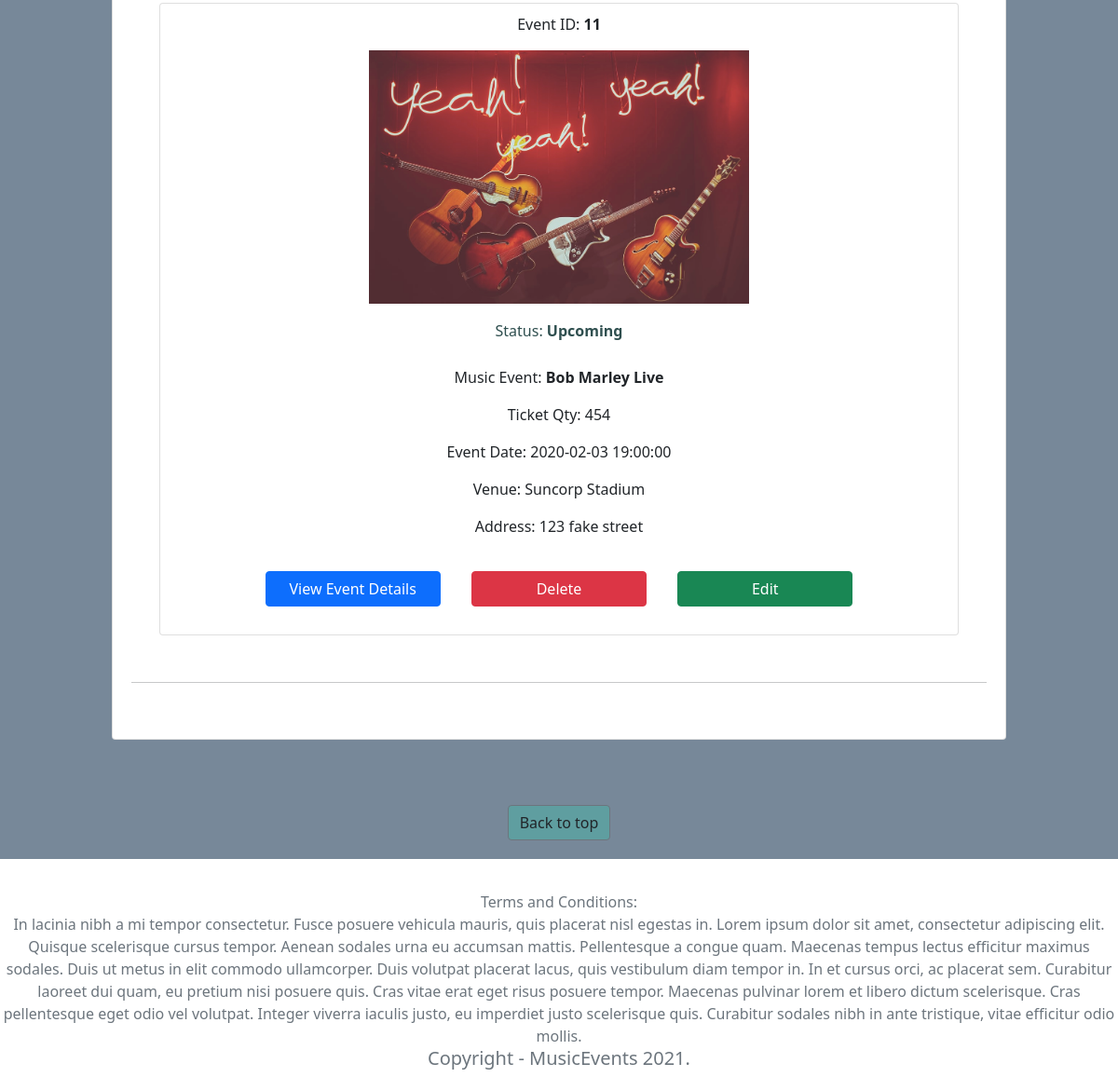
The page /events/my_events (signed in, lower part) on the database as committed earlier.
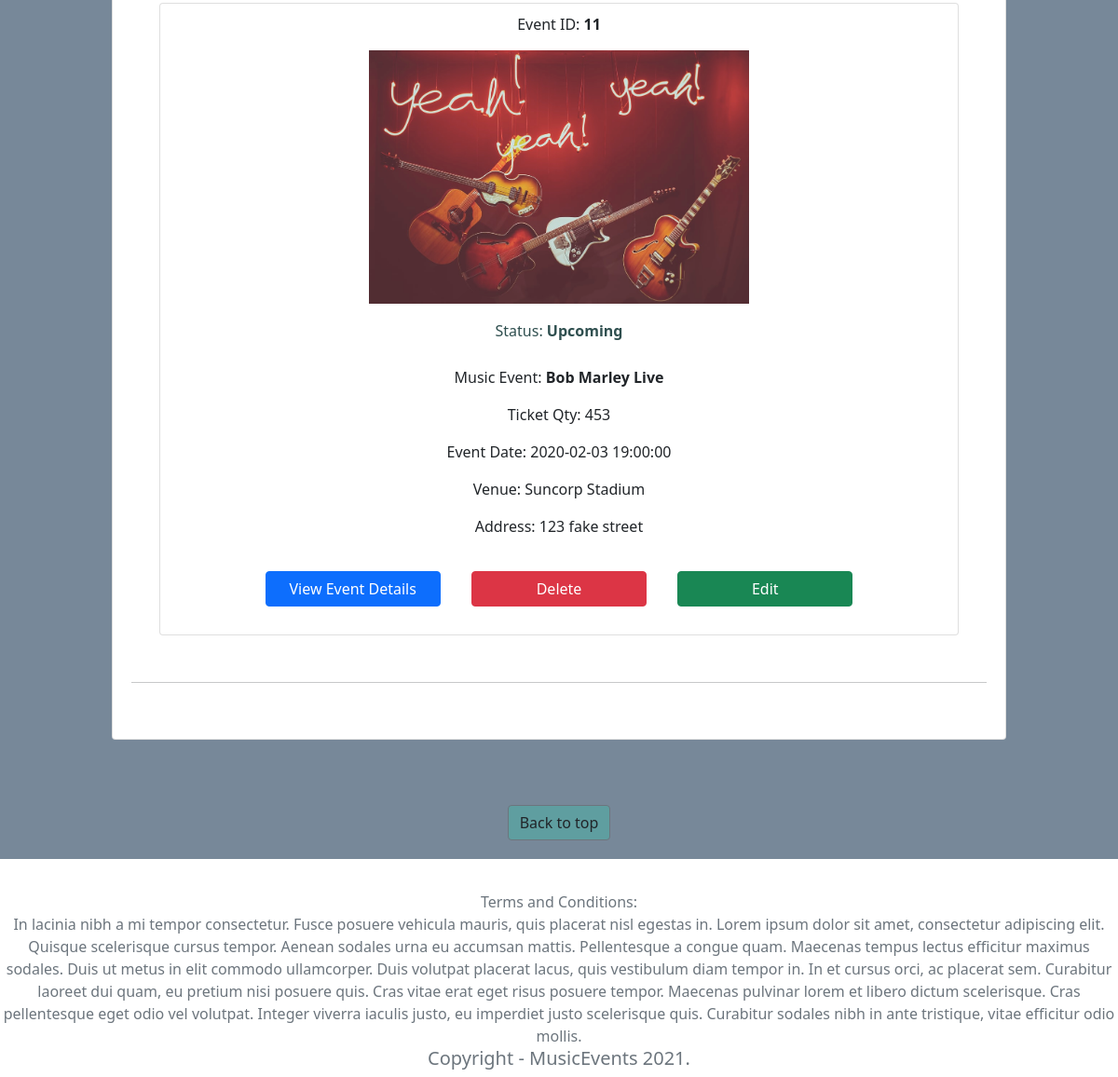
The same page on the database as committed later.
### website/models.py (models this page shows, shortened)
class User(db.Model, UserMixin):
    __tablename__='users' # good practice to specify table name
    id = db.Column(db.Integer, primary_key=True)
    name = db.Column(db.String(100), index=True)
    emailid = db.Column(db.String(100), index=True, nullable=False, unique = True)
    password_hash = db.Column(db.String(255), nullable=False)
    comments = db.relationship('Comment', backref='user')
    booking = db.relationship('Booking', backref='user')
    event = db.relationship('Event', backref='user')

class Event(db.Model):
    __tablename__ = 'events'
    id = db.Column(db.Integer, primary_key=True)
    name = db.Column(db.String(80))
    artist = db.Column(db.String(80))
    date = db.Column(db.DateTime(20))
    venue = db.Column(db.String(80))
    venue_address = db.Column(db.String(255))
    city = db.Column(db.String(60))
    state = db.Column(db.String(10))
    zipcode = db.Column(db.Integer)
    category = db.Column(db.String(20))
    ages = db.Column(db.String(20))
    description = db.Column(db.String(2000))
    price = (db.Column(db.Integer))
    quota = db.Column(db.Integer, default = 1)
    image = db.Column(db.String(400))
    owner = db.Column(db.Integer, db.ForeignKey('users.id'))
    comments = db.relationship('Comment', backref='events')
    booking = db.relationship('Booking', backref='events')
    status = db.relationship('Event_Status', backref ='events')

class Event_Status(db.Model):
    __tablename__ = 'event_status'
    events_id = db.Column(db.Integer, db.ForeignKey('events.id'), primary_key=True )
    status = db.Column(db.String(10))
    def __repr__(self):
        return "{}".format(self.status)

### website/events.py (the view)
@bp.route('/my_events', methods = ['GET', 'POST'])
@login_required
def my_events():
  records = db.session.query(User, Event).filter(User.id == Event.owner).filter_by(id=current_user.id)
  return render_template('events/my_events.html', records = records)

### website/templates/events/my_events.html (shortened to what this page needs)
{% extends 'base.html' %}
{% import "bootstrap/wtf.html" as wtf %}
{% block content %}
<div class="container-fluid backgroundCustom card2">
    <div class = "row ">
        <div class="col-12 col-lg-6 col-md-6 col-sm-6 card center margin4 pad " style="width: 60rem;">
            {% for record in records %}
            <br>
            <div class = "card">
                <p class ="text-center">Event ID: <b>{{record[1].id}}</b></p>
                <img src="{{record[1].image}}" class="center" alt="Responsive image">
                <h6 class="card-title Custom2 text-center pad">Status: <b>{{record[1].status[0]}}</b></h6>
                <p class ="text-center">Music Event: <b>{{record[1].name}}</b></p>
                <p class ="text-center">Ticket Qty: {{record[1].quota}}</p>
                <p class ="text-center">Event Date: {{record[1].date}}</p>
                <p class ="text-center">Venue: {{record[1].venue}}</p>
                <p class ="text-center">Address: {{record[1].venue_address}}</p>
                <div class="container">
                    <div class="row justify-content-center">
                        <a href="{{url_for('events.show', id=record[1].id)}}" class="col-md-3 col-md-offest-3 btn btn-primary">View Event Details</a>
                        <button type="button" class="col-md-3 btn delete-custom btn-danger" data-bs-toggle="modal" data-bs-target="#confirmModal{{record[1].id}}">Delete</button>
                        <a href="{{url_for('events.edit_event', id=record[1].id)}}" class="col-md-3 btn btn-success">Edit</a>
                    </div>
                </div>
            </div>
            <br><hr><br>
            {% endfor %}
    </div>
    </div>
    <div class = "col text-center pad">
        <a href="#" class="btn text-center buttonCustom2 border-secondary">Back to top</a>
    </div>
</div>
{% endblock %}

### website/templates/base.html (shortened to what this page needs)
<!DOCTYPE html>
<html>
    <head>
        <link href="https://cdn.jsdelivr.net/npm/bootstrap@5.1.0/dist/css/bootstrap.min.css" rel="stylesheet">
        <link rel="stylesheet" type="text/css" href="{{ url_for('static', filename='stylesheet/stylesheet.css') }}">
    </head>
    <body>
            {% block content %}
            {% endblock %}
    </body>
    <footer class=" text-center text-muted"> <br>Terms and Conditions: </br> In lacinia nibh a mi tempor consectetur. Fusce posuere vehicula mauris, quis
     placerat nisl egestas in. Lorem ipsum dolor sit amet, consectetur adipiscing elit. Quisque scelerisque cursus tempor. Aenean sodales urna eu accumsan mattis. Pellentesque a
      congue quam. Maecenas tempus lectus efficitur maximus sodales. Duis ut metus in elit commodo ullamcorper. Duis volutpat placerat lacus, quis vestibulum diam tempor in. In et cursus orci,
       ac placerat sem. Curabitur laoreet dui quam, eu pretium nisi posuere quis. Cras vitae erat eget risus posuere tempor. Maecenas pulvinar lorem et libero dictum scelerisque. Cras pellentesque
        eget odio vel volutpat. Integer viverra iaculis justo, eu imperdiet justo scelerisque quis. Curabitur sodales nibh in ante tristique, vitae efficitur odio mollis.
       <h6 class = "text-center lead">Copyright - MusicEvents 2021.</h6>
    </footer>
</html>

### website/static/stylesheet/stylesheet.css (style rules this page uses)
.card { margin: 0 auto; float: none; margin-bottom: 10px; margin-left: 30px; margin-right: 30px; padding: 10px 20px; }
.card2 { margin: auto; float: none; margin-bottom: 10px; margin-top: 50px; }
.justify-content-center { padding: 20px 20px; }
button { margin: 10px; }
.delete-custom { margin: 0px; }
.center { display: block; margin-left: auto; margin-right: auto; width: 50%; }
.backgroundCustom { background-color: #778899; }
.buttonCustom2 { background-color:#5F9EA0; }
.pad { padding-top: 20px; padding-bottom: 20px; }
.margin4 { margin-top: 50px; margin-bottom: 50px; }
.Custom2 { color: #2F4F4F; }

Rows that differ between the two databases and show on the page:
changed through a linked row, User "Upcoming": quota "454" → "453"
